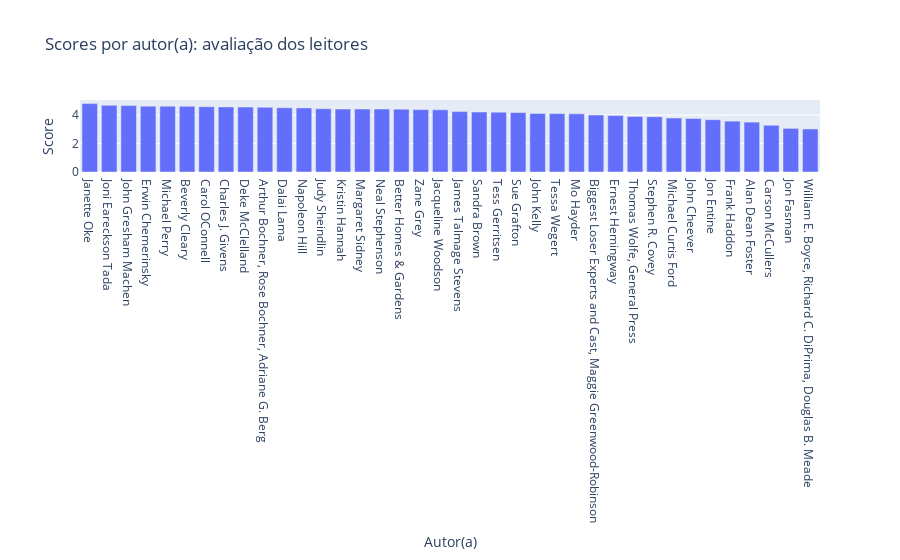

The notebook cell this image was saved under:
### Code cell
# Dados para o gráfico de barras com a variável 'publisher' no eixo x
categorias_autor = bd['authors'].unique()
valores_autor = bd.groupby('authors')['score'].mean()

# Ordenar os dados de scores médios por autor do maior para o menor
valores_autor_sorted = valores_autor.sort_values(ascending=False)

# Criação do gráfico de barras com a variável 'publisher' no eixo x
fig4 = go.Figure(data=[
    go.Bar(name='Valores', x=valores_autor_sorted.index, y=valores_autor_sorted)
])

# Personalização do layout do gráfico com a variável 'publisher' no eixo x
fig4.update_layout(
    title='Scores por autor(a): avaliação dos leitores',
    xaxis_title='Autor(a)',
    yaxis_title='Score'
)

# Exibir o gráfico com a variável 'publisher' no eixo x
fig4.show()

### Figure 1 — Plotly figure (JSON) as saved in the notebook; plotly's stock layout.template omitted (floating-point values rounded to 4 significant figures)
{"data": [{"name": "Valores", "type": "bar", "x": ["Janette Oke", "Joni Eareckson Tada", "John Gresham Machen", "Erwin Chemerinsky", "Michael Perry", "Beverly Cleary", "Carol OConnell", "Charles J. Givens", "Deke McClelland", "Arthur Bochner, Rose Bochner, Adriane G. Berg", "Dalai Lama", "Napoleon Hill", "Judy Sheindlin", "Kristin Hannah", "Margaret Sidney", "Neal Stephenson", "Better Homes & Gardens", "Zane Grey", "Jacqueline Woodson", "James Talmage Stevens", "Sandra Brown", "Tess Gerritsen", "Sue Grafton", "John Kelly", "Tessa Wegert", "Mo Hayder", "Biggest Loser Experts and Cast, Maggie Greenwood-Robinson", "Ernest Hemingway", "Thomas Wolfe, General Press", "Stephen R. Covey", "Michael Curtis Ford", "John Cheever", "Jon Entine", "Frank Haddon", "Alan Dean Foster", "Carson McCullers", "Jon Fasman", "William E. Boyce, Richard C. DiPrima, Douglas B. Meade"], "y": [4.8, 4.68, 4.66, 4.62, 4.62, 4.61, 4.58, 4.57, 4.56, 4.54, 4.51, 4.5, 4.44, 4.42, 4.42, 4.42, 4.41, 4.38, 4.36, 4.24, 4.21, 4.2, 4.17, 4.11, 4.1, 4.08, 4, 3.96, 3.9, 3.88, 3.79, 3.75, 3.67, 3.57, 3.5, 3.28, 3.06, 3.02]}], "layout": {"title": {"text": "Scores por autor(a): avaliação dos leitores"}, "xaxis": {"title": {"text": "Autor(a)"}}, "yaxis": {"title": {"text": "Score"}}}}
